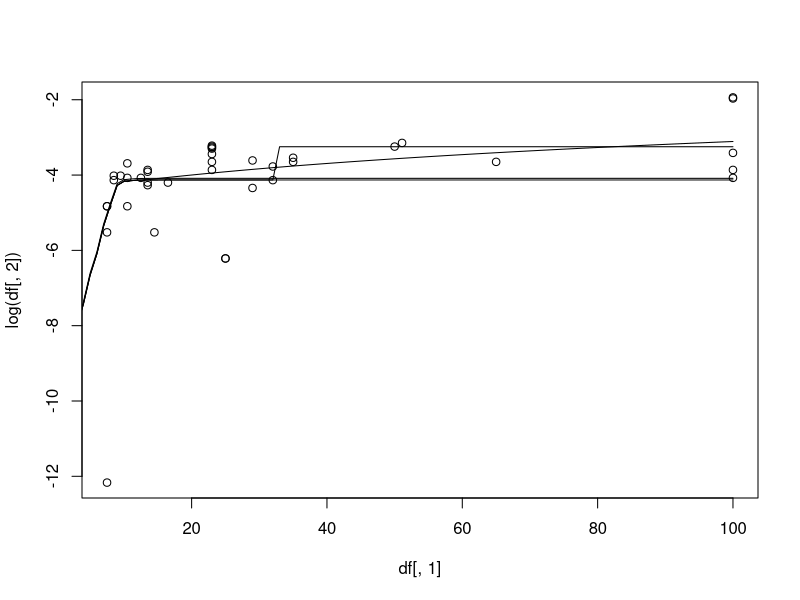

This figure's R source:
# these developmental values come from the Johnston et al. eLife paper (via primary sources)
n01 = 100000.
nk1 = 500.
n02 = 500.
nk2 = 50000.
k1 = 29.
k2 = 7.
tau1 = 7./24.
tau2 = 16./24.

alpha1 = 2.*(nk1/n01)**(1./k1)
alpha2 = 2.*(nk2/n02)**(1./k2)

vh <- function(x, alpha, n0, nc) {
  return ( ((alpha+nc-1)/(alpha*n0))*((2/alpha)**(x+1) - 1)/((2/alpha) - 1) )
}

# tau1 and tau2 cell divisions up to a maximum number
vh1 <- function(x,sstime,ssn,beta,nc) {
  if(x <= k1*tau1) { return(vh(floor(x/tau1), alpha1, n01, 1)) }
  else { return(vh(k1, alpha1, n01, 1)) }
}

vh2 <- function(x,sstime,ssn,beta,nc) {
  if(x <= k1*tau1) { return(0) }
  else { return(vh(floor((x-k1*tau1)/tau2), alpha2, n02, 1)) }
}

# clusters
vhc1 <- function(x,sstime,ssn,beta,nc) {
  if(x <= k1*tau1) { return(vh(floor(x/tau1), alpha1, n01, nc)) }
  else { return(vh(k1, alpha1, n01, nc)) }
}

vhc2 <- function(x,sstime,ssn,beta,nc) {
  if(x <= k1*tau1) { return(0) }
  else { return(vh(floor((x-k1*tau1)/tau2), alpha2, n02, nc)) }
}

# ongoing turnover
vh3 <- function(x,sstime,ssn,beta,nc) {
  if(x <= k1*tau1+k2*tau2) { return(0) }
  else { return(2*beta*(x - k1*tau1-k2*tau2)/nk2) }
}

# subsampling?
vh4 <- function(x,sstime,ssn,beta,nc) {
  if(x <= sstime) { return(0) }
  else { return((1./ssn - 1./nk2)) }
}

model.lik <- function(t,Y,theta,model,output=0) {
  sstime.p = exp(theta[1])
  ssn.p = exp(theta[2])
  beta.p = theta[3]
  nc.p = exp(theta[4])

  p1 = sapply(t, vh1, sstime=sstime.p, ssn=ssn.p, beta=beta.p, nc=1)
  p2 = sapply(t, vh2, sstime=sstime.p, ssn=ssn.p, beta=beta.p, nc=1)
  p1c = sapply(t, vhc1, sstime=sstime.p, ssn=ssn.p, beta=beta.p, nc=nc.p)
  p2c = sapply(t, vhc2, sstime=sstime.p, ssn=ssn.p, beta=beta.p, nc=nc.p)
  p3 = sapply(t, vh3, sstime=sstime.p, ssn=ssn.p, beta=beta.p, nc=nc.p)
  p4 = sapply(t, vh4, sstime=sstime.p, ssn=ssn.p, beta=beta.p, nc=nc.p)

  if(output == 0) {
    if(model == 0) { return(sum((log(p1+p2)-log(Y))**2)) }
    if(model == 1) { return(sum((log(p1+p2+p3)-log(Y))**2)) }
    if(model == 2) { return(sum((log(p1c+p2c)-log(Y))**2)) }
    if(model == 3) { return(sum((log(p1+p2+p4)-log(Y))**2)) }
  }
  else {
    if(model == 0) { return(p1+p2) }
    if(model == 1) { return(p1+p2+p3) }
    if(model == 2) { return(p1c+p2c) }
    if(model == 3) { return(p1+p2+p4) }
  }
}

df = read.table("Data/mouse-data-elife.txt")
ic.theta = c(log(60), log(50), 0.3*24, log(1))
model.lik(df[,1], df[,2], ic.theta, 3)
opt.model.0 = optim(ic.theta, model.lik, t=df[,1], Y=df[,2], model=0, output=0)
opt.model.1 = optim(ic.theta, model.lik, t=df[,1], Y=df[,2], model=1, output=0)
opt.model.2 = optim(ic.theta, model.lik, t=df[,1], Y=df[,2], model=2, output=0)
opt.model.3 = optim(ic.theta, model.lik, t=df[,1], Y=df[,2], model=3, output=0)

# get R2s

r2.log.0 = 1 - opt.model.0$value / sum((log(df[,2])-mean(log(df[,2])))**2)
r2.log.1 = 1 - opt.model.1$value / sum((log(df[,2])-mean(log(df[,2])))**2)
r2.log.2 = 1 - opt.model.2$value / sum((log(df[,2])-mean(log(df[,2])))**2)
r2.log.3 = 1 - opt.model.3$value / sum((log(df[,2])-mean(log(df[,2])))**2)

# get best parameters
theta.0 = opt.model.0$par
theta.1 = opt.model.1$par
theta.2 = opt.model.2$par
theta.3 = opt.model.3$par

t.seq = seq(0, 100)
line.0 = model.lik(t.seq, 0, theta.0, model=0,output=1)
line.1 = model.lik(t.seq, 0, theta.1, model=1,output=1)
line.2 = model.lik(t.seq, 0, theta.2, model=2,output=1)
line.3 = model.lik(t.seq, 0, theta.3, model=3,output=1)

plot(df[,1], log(df[,2]))
points(t.seq, log(line.0), type="l")
points(t.seq, log(line.1), type="l")
points(t.seq, log(line.2), type="l")
points(t.seq, log(line.3), type="l")